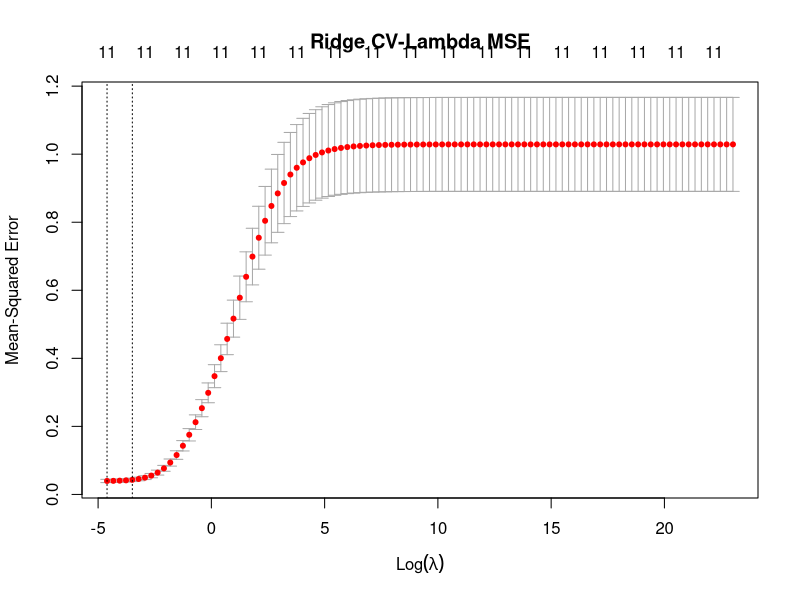

Recreate this plot in R.
# Script to run the RIDGE Regression.

library(glmnet)

# load data, separate into training and test sets 
# note that the data was randomized in pre-modeling-script.R
data = as.matrix(read.csv("data/scaled-credit.csv", row.names = 1))
x.train = as.matrix(read.csv("data/xtrain.csv", row.names = 1))
y.train = as.matrix(read.csv("data/ytrain.csv", row.names = 1))
x.test = as.matrix(read.csv("data/xtest.csv", row.names = 1))
y.test = as.matrix(read.csv("data/ytest.csv", row.names = 1))

# cross validate ridge model
set.seed(1)
grid = 10^seq(10, -2, length = 100)
ridgeCV = cv.glmnet(x.test, y.test, alpha = 0, intercept = F, standardize = F,
                    lambda = grid)


# select best model
bestRidgeLambda = ridgeCV$lambda.min

# plot errors in terms of lambda
png("images/ridgeCV-plot.png")
plot(ridgeCV, main = "Ridge CV-Lambda MSE")
dev.off()

# Use CV'ed lambda value on the test sets to get cvRidgeMSE (test MSE)
y.pred = predict(ridgeCV, x.test, s = bestRidgeLambda)
squaredError = (y.test - y.pred)^2
cvRidgeMSE = sum(squaredError)/length(squaredError)

# Re-fit on FULL DATA using bestRidgeLambda
ridgeModel = glmnet(data[,1:(ncol(data) - 1)], data[,ncol(data)], standardize = F,
                      intercept = F, alpha = 0, lambda = bestRidgeLambda)

# save CV output, optimal lambda, and the full model
save(ridgeModel, ridgeCV, bestRidgeLambda, cvRidgeMSE, file = "data/ridge-models.RData")
